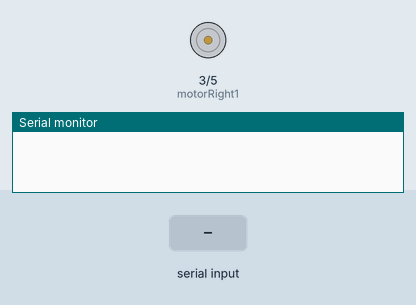
Recording of a sketch running on a simulated Arduino Uno, built with avr-gcc and run on an emulated ATmega328P. Shown: motor-driver pin pairs drawn as motors (green arrow = first pin HIGH = forward, orange = second pin HIGH = backward, longer = more drive), the last lines printed to the serial monitor. Inputs (shaded band) come from the test bench.

Above: at 1.2 s.
1.3 s: "1" received over Serial
At 1.9 s:
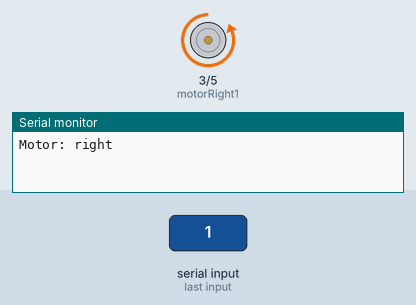
2.8 s: "2" received over Serial
At 4.0 s:
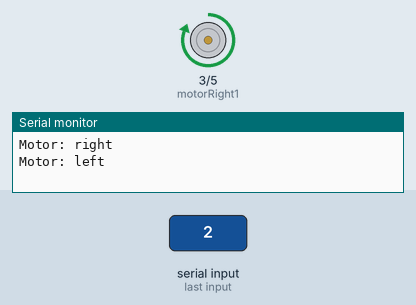
4.3 s: "0" received over Serial
At 5.3 s:
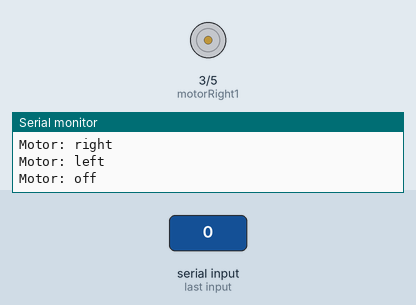
Timing chart, 0 to 7.3 s (numbered marks = the images above; inputs shaded):
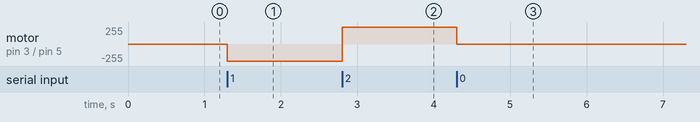

Measured:
- after the input at 1.3 s, motor on pin 3 (motorRight1) / pin 5 (motorRight2): stopped → backward 255/255 at once
- after the input at 2.8 s, motor on pin 3 (motorRight1) / pin 5 (motorRight2): backward 255/255 → forward 255/255 at once
- after the input at 4.3 s, motor on pin 3 (motorRight1) / pin 5 (motorRight2): forward 255/255 → stopped at once

The sketch:

RoboMain.ino
```cpp
#include <Servo.h>          // Include servo library

Servo servoCam;

int motorRight1 = 3; // PIN 3
int motorRight2 = 5; // PIN 5

int state;
int flag=0;        //makes sure that the serial only prints once the state

//setup bluetooth commands

int commandRight = 1;
int commandLeft = 2;
int commandBackward = 3;
int commandForward = 4;

void setup() {
    // sets the pins as outputs:
    pinMode(motorRight1, OUTPUT);
    pinMode(motorRight2, OUTPUT);
    //pinMode(enablePin, OUTPUT);

    // sets enablePin high so that motor can turn on:
    //digitalWrite(enablePin, HIGH);

    // initialize serial communication at 9600 bits per second:
    Serial.begin(9600);

     //initialize servo
     //servoCam.attach(13);  //PIN 13
}

void loop() {

    //if some date is sent, reads it and saves in state
    if(Serial.available() > 0){
      state = Serial.read();
      flag=0;
    }

    // if the state is '0' the DC motor will turn off
    if (state == '0') {
        digitalWrite(motorRight1, LOW); // set pin 2 on L293D low
        digitalWrite(motorRight2, LOW); // set pin 7 on L293D low
        if(flag == 0){
          Serial.println("Motor: off");
          flag=1;
        }
    }

    // if the state is '1' the motor will turn right
    else if (state == '1') {
        right();
    }

    // if the state is '2' the motor will turn left
    else if (state == '2') {
        left();
    }

    else if (state == '3') {
        backward();
    }

    else if (state == '4') {
        forward();
    }
}


void left (){
    digitalWrite(motorRight1, HIGH); // set pin 2 on L293D high
    digitalWrite(motorRight2, LOW); // set pin 7 on L293D low
    if(flag == 0){
        Serial.println("Motor: left");
        flag=1;
    }
}

void right(){
     digitalWrite(motorRight1, LOW); // set pin 2 on L293D low
     digitalWrite(motorRight2, HIGH); // set pin 7 on L293D high
     if(flag == 0){
        Serial.println("Motor: right");
        flag=1;
     }
}


void forward (){

}


void backward () {

}
```
